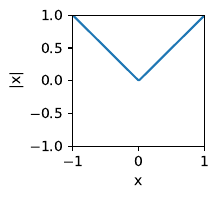

Python code for this plot:
import numpy as np
import matplotlib.pyplot as plt

import argparse
parser = argparse.ArgumentParser()
parser.add_argument('filename', type=str)
args = parser.parse_args()

xs = np.linspace(-1, 1, 100)
fig, axs = plt.subplots(figsize=(1.7,1.7))
axs.plot(xs, np.abs(xs))
axs.set_ylim(-1, 1)
axs.set_xlim(-1, 1)
axs.set_xlabel('x')
axs.set_ylabel('|x|')

fig.savefig(args.filename, bbox_inches='tight')
